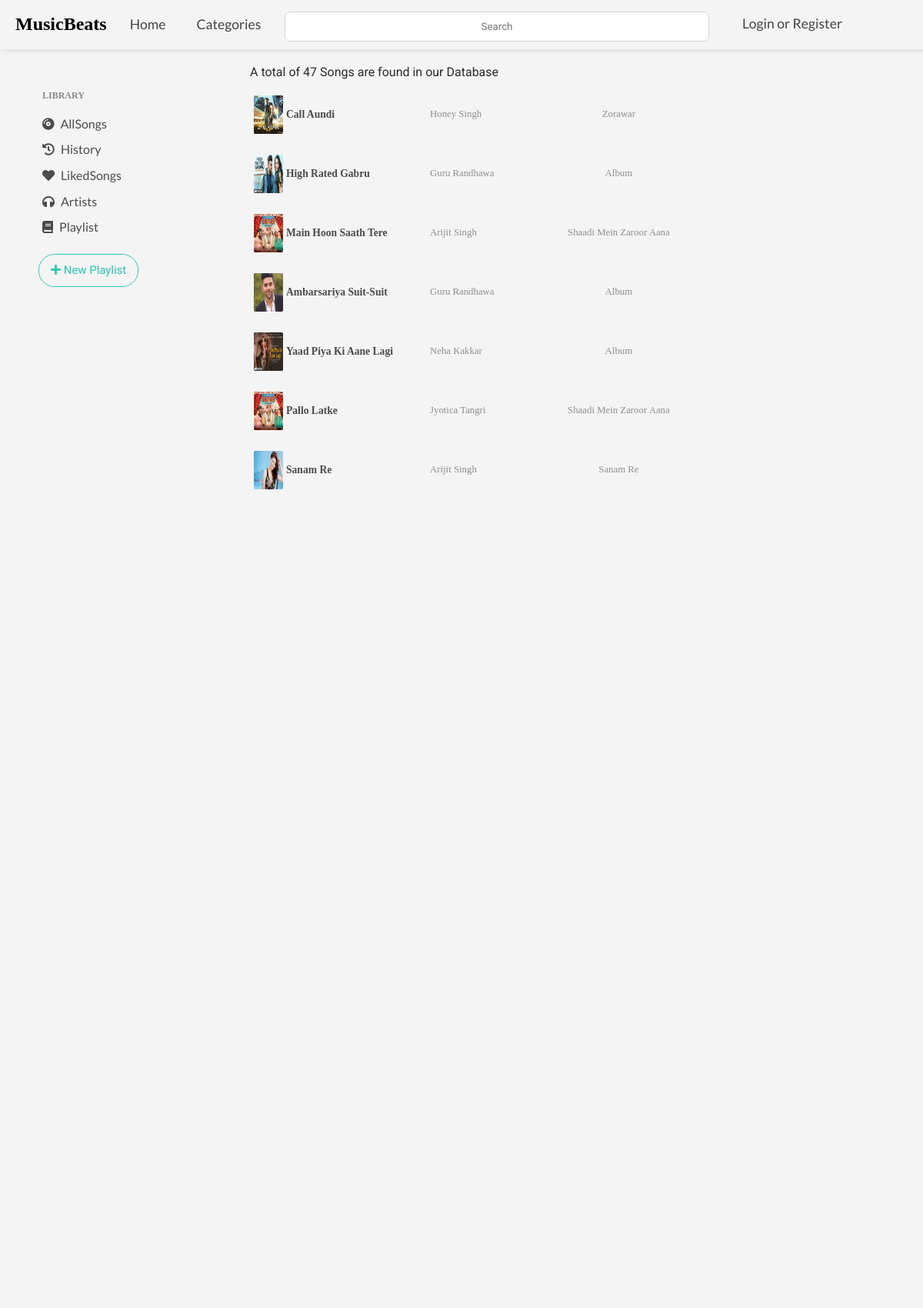
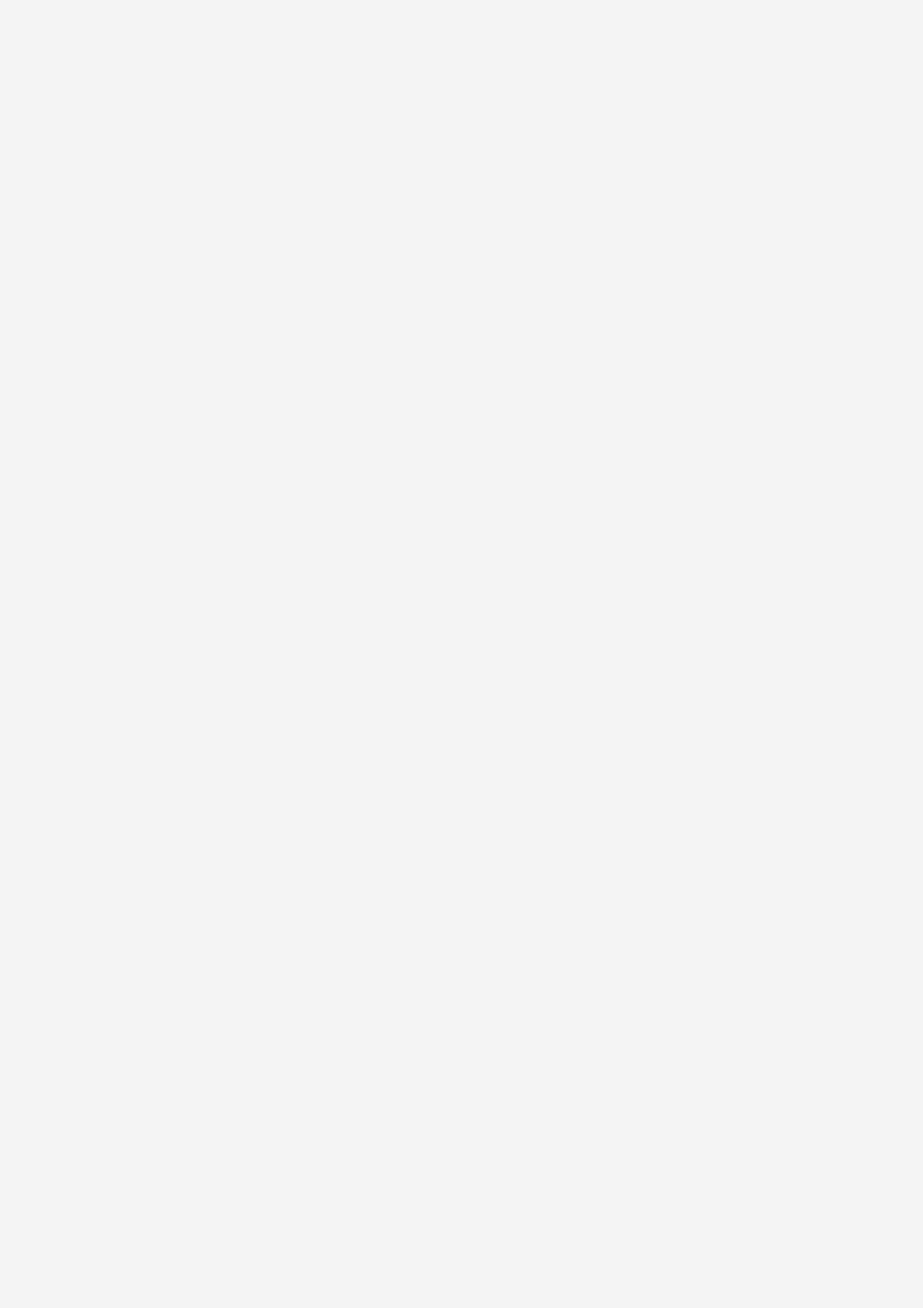
Page /allSongs (upper part) on the committed database (2 pictures, top to bottom).
### music_app/models.py (models this page shows, shortened)
class Song(models.Model):
    song_id = models.AutoField(primary_key=True)
    count = models.IntegerField(default=0)
    name = models.CharField(max_length=200)
    tags = models.CharField(choices=tags, max_length=20, default='Classical')
    genre = models.CharField(choices=genre, max_length=20, default='Album')
    language = models.CharField(choices=language, max_length=20, default='Hindi')
    year = models.CharField(choices=yearOfRelease, max_length=20, default='2021')
    singer1 = models.CharField(max_length=200)
    singer2 = models.CharField(max_length=200, default='')
    productionHouse = models.CharField(choices=productionHouse, max_length=20, default='Unknown')
    movie = models.CharField(max_length=500, default="")
    image = models.ImageField(upload_to="images")
    song = models.FileField(upload_to='songs')

### music_app/views.py (the view)
# urls.py: path('allSongs', views.allSongs, name="allSongs"),
def allSongs(request):
    myPlaylists  = []
    user = request.user
    if user.is_authenticated:
        myPlaylists = list(Playlist.objects.filter(user=user))
    try:
        allSongs = list(Song.objects.all())
        random.shuffle(allSongs)
        return render(request, 'allSongs.html', {'allSongs': allSongs, 'myPlaylists':myPlaylists})
    except:
        return redirect("/")

### music_app/templates/allSongs.html (shortened to what this page needs)
{%extends 'header.html'%}
{% block body %}
{% load static %}
<body>
    <div id="body-center">
        <p style="margin: 0px 10px 10px 65px; font-size: 1rem; font-family: 'Roboto', sans-serif; color: rgb(43, 43, 43);"
            id="C_{{song.song_id}}">A total of 47 Songs are found in our Database</p>
        <div id="playlist">
            {% for i in allSongs %}
            <div class="sameMovieCard">
                <div class="container_songpost">
                    <img src="{{i.image.url}}" id="A_{{i.song_id}}" />
                    <div class="overlay_songpost"></div>
                </div>
                <div class="songpost_data">
                    <h5 class="song-name" id="B_{{i.song_id}}">
                        {{i.name}}</h5>
                    <p class="singer-name">{{i.singer1}}</p>
                    <p class="movie-name" id="C_{{i.song_id}}">
                        {{i.movie}}</p>
                </div>
            </div>
            {% endfor %}
        </div>
    </div>
    {% endblock %}

### music_app/static/hamburgerNavbar.css (style rules this page uses)
* { margin: 0; padding: 0; }
body { width: 100%; height: 139px; background-color: rgb(244, 244, 244); overflow: hidden; }
html { scroll-behavior: smooth; }

### music_app/static/centerBody.css (style rules this page uses)
#body-center { height: 550px; padding: 20px; margin-left: 240px; padding-right: 40px; overflow: auto; }

### music_app/templates/allSongs.html (style rules this page uses)
#body-center { height: 550px; padding: 20px; margin-left: 240px; padding-right: 40px; overflow: auto; }
.sameMovieCard { margin: 5px 150px 5px 20px; display: grid; grid-template-columns: 10% 90%; padding: 10px 5px; transition: 0.3s; gap: 10px; }
#playlist { list-style: none; }
.container_songpost { border-radius: 4%; position: relative; margin: 1px 0px 1px 45px; width: 75%; height: 50px; }
.overlay_songpost { position: absolute; border-radius: 4%; top: 0; left: 0; width: 70%; height: 50px; background: rgba(0, 0, 0, 0); transition: background 0.5s ease; }
.container_songpost img { border-radius: 4%; position: absolute; width: 70%; margin: auto; height: 50px; left: 0; }
.songpost_data { display: grid; grid-template-columns: 25% 30% 25% 20%; }
.singer-name { margin: auto 30px; color: rgb(143, 142, 142); font-size: 0.8rem; }
.song-name { margin: auto 5px; color: rgb(75, 74, 74); font-size: 0.85rem; }
.movie-name { margin: auto; color: rgb(143, 142, 142); font-size: 0.8rem; }

### rows in the picture
Song: image (picture), name "Call Aundi", singer1 "Honey Singh", movie "Zorawar"
Song: image (picture), name "High Rated Gabru", singer1 "Guru Randhawa", movie "Album"
Song: image (picture), name "Main Hoon Saath Tere", singer1 "Arijit Singh", movie "Shaadi Mein Zaroor Aana"
Song: image (picture), name "Ambarsariya Suit-Suit", singer1 "Guru Randhawa", movie "Album"
Song: image (picture), name "Yaad Piya Ki Aane Lagi", singer1 "Neha Kakkar", movie "Album"
Song: image (picture), name "Pallo Latke", singer1 "Jyotica Tangri", movie "Shaadi Mein Zaroor Aana"
Song: image (picture), name "Sanam Re", singer1 "Arijit Singh", movie "Sanam Re"
